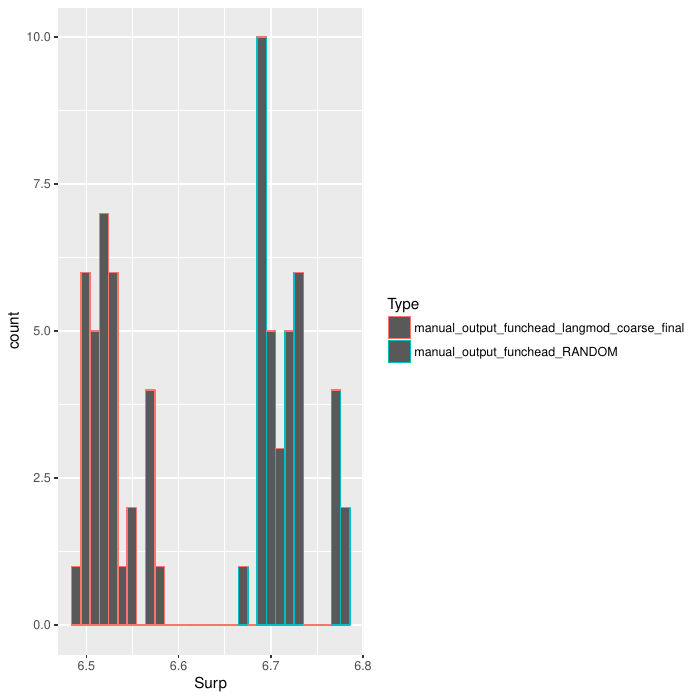

The script that saved this image:




library(tidyr)
library(dplyr)
library(ggplot2)




dataS = read.csv("CS_SCR/deps/plane-fixed.tsv", sep="\t")

dataS = dataS %>% filter(Model %in% c(3516168, 2138590))

plot = ggplot(dataS, aes(x=Surp, group=Type, color=Type)) + geom_histogram()

ggsave(plot, file="variance.pdf")


